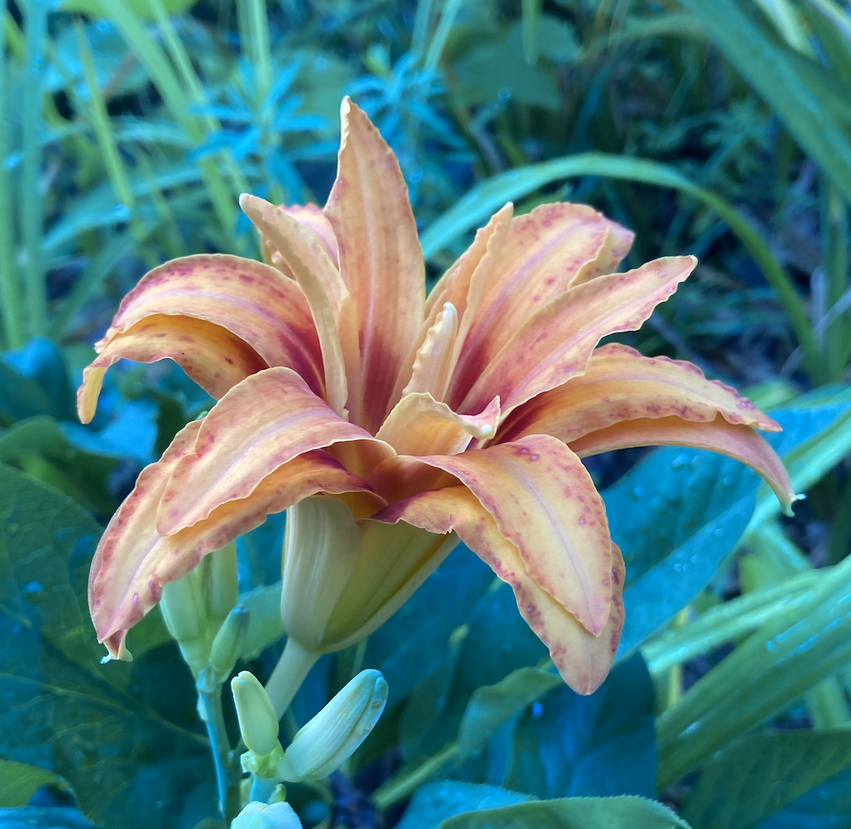
#> input picture flower.png, 851 x 829 px, shrunk from 1122 x 1092 before the run
$ jupyter execute --allow-errors Class5_interp_smooth.ipynb
#> lines starting #> are read from the running program, lines starting #| are printed output that depends on the picture; long printed decimals are rounded
[cell 1]
import numpy as np
import pandas as pd
import matplotlib.pyplot as plt

#> (a cell that did not finish here is left out)

#> (a cell that did not finish here is left out)

#> (a cell that did not finish here is left out)

#> (a cell that did not finish here is left out)

#> (a cell that did not finish here is left out)

[cell 7]
from scipy import signal

[cell 8]
m=5
#> (the rest of this cell did not finish here and is left out)

[cell 9]
hm=2
#> (the rest of this cell did not finish here and is left out)

#> (a cell that did not finish here is left out)

#> (a cell that did not finish here is left out)

#> (a cell that did not finish here is left out)

[cell 13]
import matplotlib.image as mpimg

[cell 14]
img = mpimg.imread('flower.png')  # get the picture of a flower
#> img is the input picture: shape (829, 851, 4) float32; mean R, G, B, A 0.312, 0.491, 0.488, 1
img0=img[:,:,0] # just extract one color
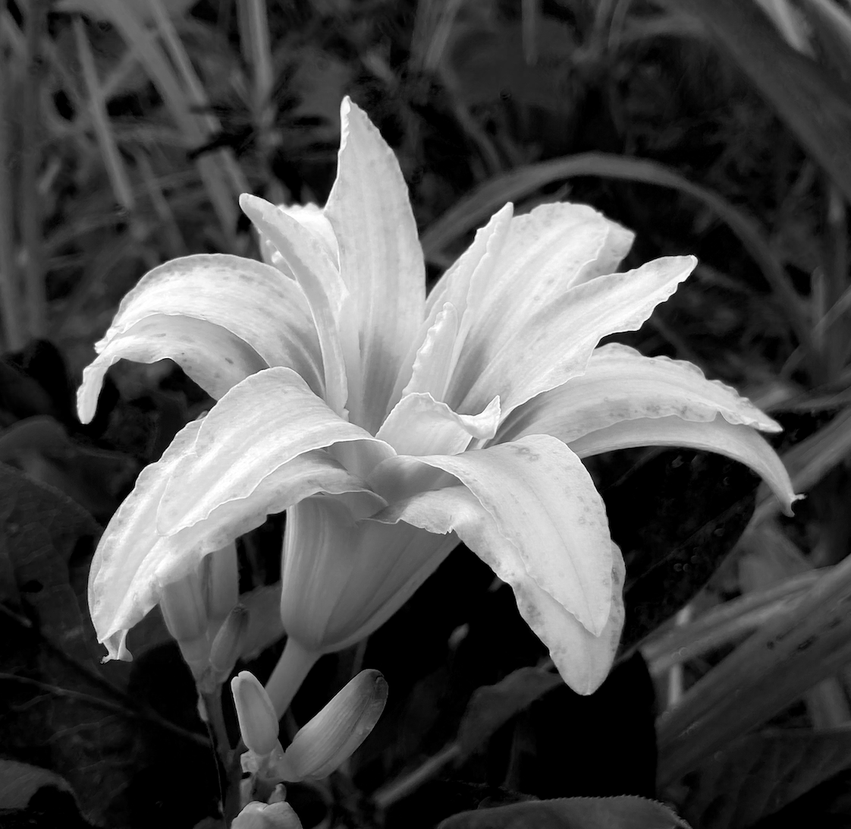
#> img0: shape (829, 851) float32; min 0, max 1, mean 0.312
plt.imshow(img0,cmap='gray')
plt.show()
N=np.shape(img0)
#> N = (829, 851)
print('the size of image array is ',str(N))
#| the size of image array is  (829, 851)

[cell 15]
# apply fft and retain low frequency component only
imghat=np.fft.fft2(img0)
M=50 # M lowest frequencies only
iM=imghat
iM[M:-M,:]=0 # truncate rows
iM[:,M:-M]=0 # truncate columns
img1=np.fft.ifft2(iM)
plt.imshow(np.real(img1),cmap='gray')
print('the image compression is '+str(100-4*M**2/(N[0]*N[1])*100)+' percent')
#| the image compression is 98.583 percent
plt.show()
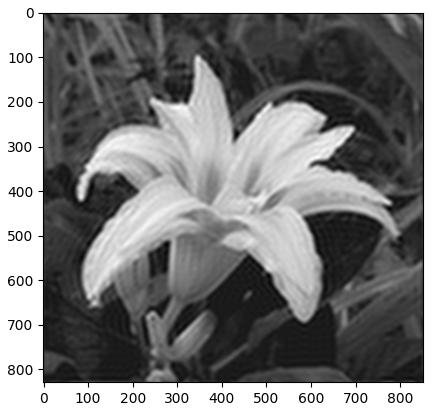
#> figure drawn by matplotlib, 1 panel
